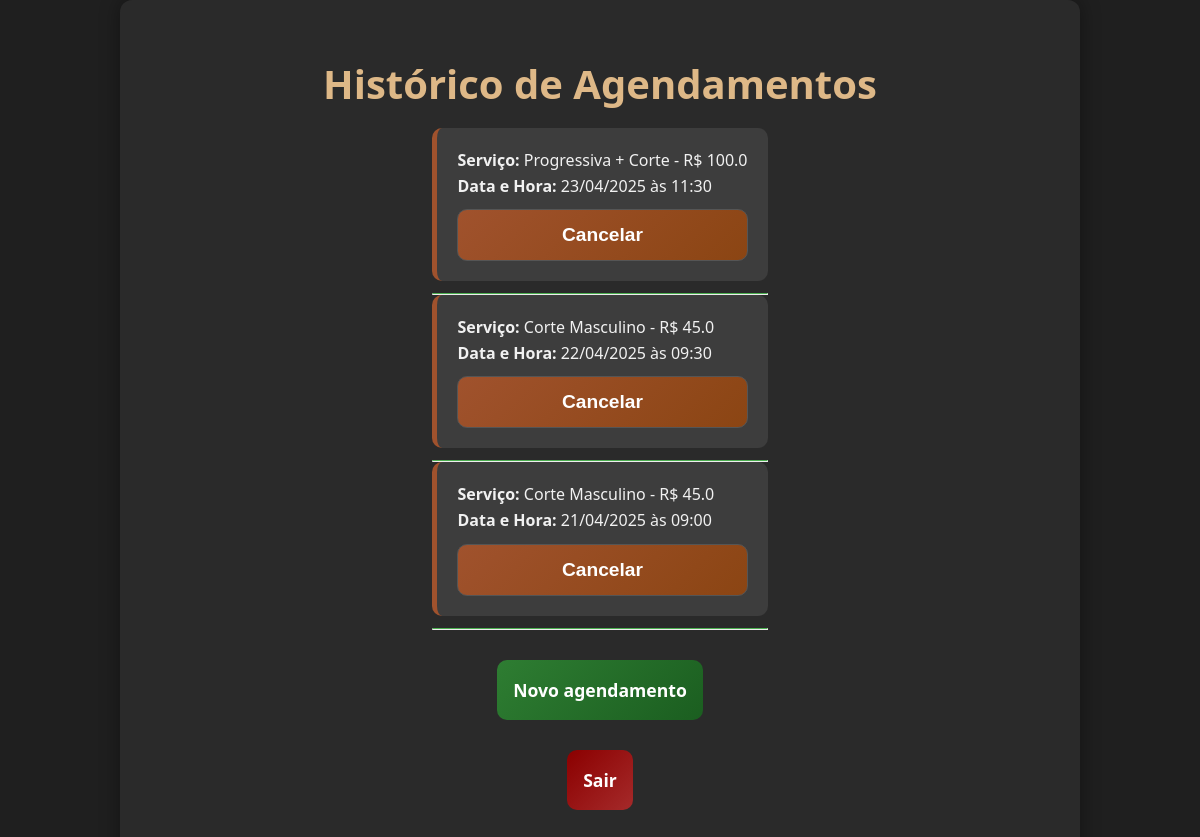
/meus-agendamentos (signed in), run on an earlier commit of the app's database.
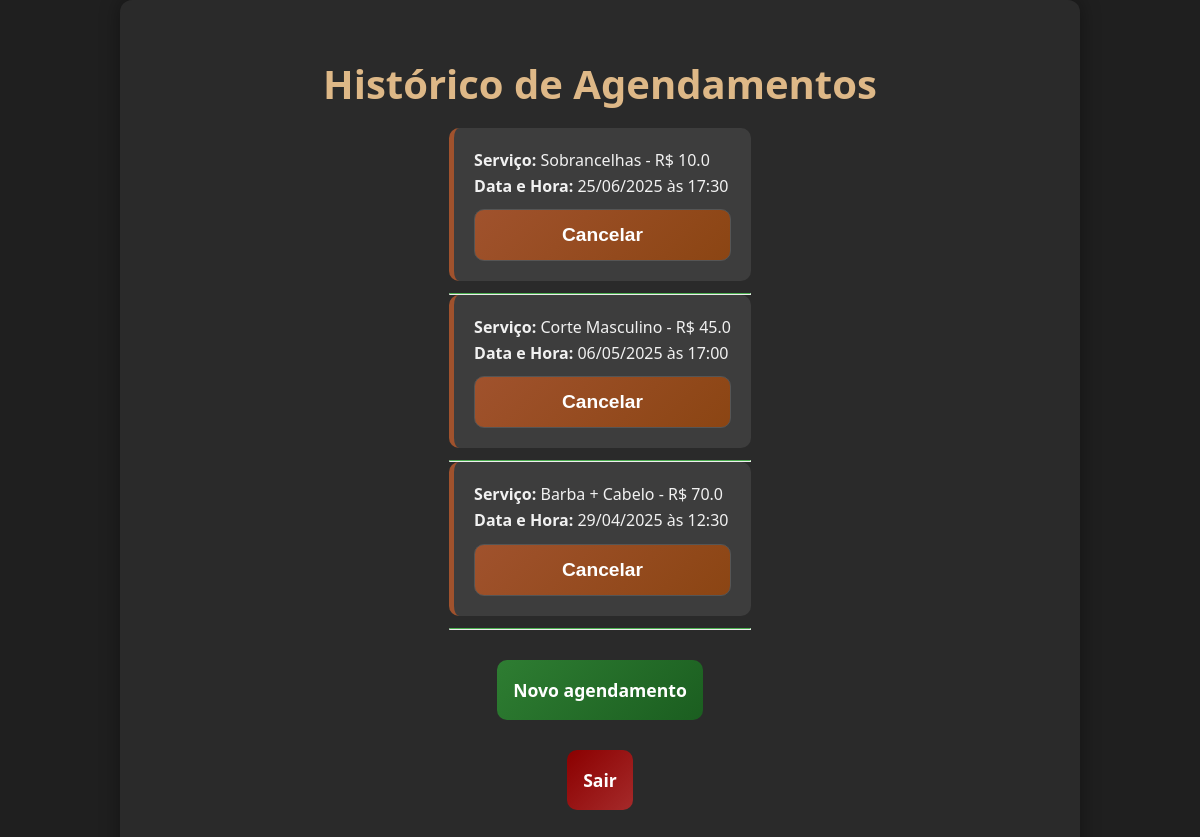
And on a later commit of the database.
### models.py (models this page shows)
class Agendamento(db.Model):
    id = db.Column(db.Integer, primary_key=True)
    cliente_id = db.Column(db.Integer, db.ForeignKey('user.id'), nullable=False)
    servico = db.Column(db.String(100), nullable=False)
    preco = db.Column(db.Float, nullable=False)
    data = db.Column(db.Date, nullable=False)
    hora = db.Column(db.Time, nullable=False)
    criado_em = db.Column(db.DateTime, default=db.func.current_timestamp())
    cliente = db.relationship('User', backref='agendamentos')

### routes/routes.py (the view)
    @app.route('/meus-agendamentos')
    @login_required
    def meus_agendamentos():
        agendamentos = Agendamento.query.filter_by(cliente_id=current_user.id).order_by(Agendamento.data.desc()).all()
        return render_template('pages/meus_agendamentos.html', agendamentos=agendamentos)

### templates/pages/meus_agendamentos.html (shortened to what this page needs)
{% extends 'base.html' %}
{% block content %}
<div class="dashboard-container">
    <h2>Histórico de Agendamentos</h2>
    {% if agendamentos %}
        <ul>
            {% for ag in agendamentos %}
                <li>
                    <p><strong>Serviço:</strong> {{ ag.servico }} - R$ {{ ag.preco }}</p>
                    <p><strong>Data e Hora:</strong> {{ ag.data.strftime('%d/%m/%Y') }} às {{ ag.hora.strftime('%H:%M') }}</p>
                    <form method="POST" action="/cancelar-agendamento" style="margin-top: 10px;">
                        <button type="submit" onclick="return confirm('Tem certeza que deseja cancelar este agendamento?');">Cancelar</button>
                    </form>
                </li>
                <hr style="border-top: 1px solid #4caf50;">
            {% endfor %}
        </ul>
    {% else %}
        <p style>Você ainda não possui agendamentos.</p>
    {% endif %}
    <p><a href="/agendar" style="background: linear-gradient(135deg, #2e7d32, #1b5e20); color: white;">Novo agendamento</a></p>
    <a href="/logout" style="color: white;">Sair</a>
</div>
{% endblock %}

### templates/base.html (shortened to what this page needs)
<!DOCTYPE html>
<html lang="pt-br">
<head>
    <link rel="stylesheet" href="/static/css/style.css">
</head>
<body>
    <main>
        {% block content %}{% endblock %}
    </main>
</body>
</html>

### static/css/style.css (style rules this page uses)
*, *::before, *::after { box-sizing: border-box; margin: 0; padding: 0; }
html { scroll-behavior: smooth; font-size: 16px; }
body { font-family: 'Segoe UI', Tahoma, Geneva, Verdana, sans-serif; background-color: #1f1f1f; color: #f1f1f1; line-height: 1.6; min-height: 100vh; overflow-x: hidden; }
.login-container, .register-container, .dashboard-container { display: flex; flex-direction: column; justify-content: center; align-items: center; max-width: 960px; margin: 0 auto; padding: 60px 30px; background-color: #2a2a2a; border-radius: 12px; box-shadow: 0 0 20px rgba(0,0,0,0.4); min-height: 100vh; box-sizing: border-box; }
h1, h2, h3, h4, h5, h6 { font-weight: bold; color: #deb887; margin-bottom: 20px; line-height: 1.2; }
h2 { font-size: clamp(1.8rem, 4vw, 2.5rem); }
p { font-size: 1rem; }
a { color: #ffa500; text-decoration: none; transition: color 0.3s; }
form { display: flex; flex-direction: column; align-items: center; gap: 16px; width: 100%; max-width: 500px; }
form input, form select, form button { width: 100%; padding: 14px 16px; background-color: #2e2e2e; border: 1px solid #555; border-radius: 10px; font-size: clamp(1rem, 2.5vw, 1.2rem); color: #fff; transition: border 0.3s, background-color 0.3s; }
form button { background: linear-gradient(135deg, #a0522d, #8b4513); font-weight: bold; color: white; transition: background 0.4s ease, transform 0.2s; cursor: pointer; }
ul { list-style: none; padding: 0; }
ul li { background: #3d3d3d; padding: 20px; margin-bottom: 12px; border-left: 5px solid #a0522d; border-radius: 10px; }
.dashboard-container a { display: block; margin-top: 30px; padding: 16px; background: linear-gradient(135deg, #8b0000, #a52a2a); border-radius: 10px; font-weight: bold; text-align: center; font-size: 1.1rem; }

What changed in the data, as far as the page shows it:
changed Agendamento: servico "Progressiva + Corte" → "Sobrancelhas"; preco "100.0" → "10.0"; data "23/04/2025" → "25/06/2025"; hora "11:30" → "17:30"
changed Agendamento "Corte Masculino": data "22/04/2025" → "06/05/2025"; hora "09:30" → "17:00"
changed Agendamento: servico "Corte Masculino" → "Barba + Cabelo"; preco "45.0" → "70.0"; data "21/04/2025" → "29/04/2025"; hora "09:00" → "12:30"
